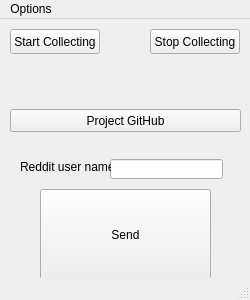
<?xml version="1.0" encoding="UTF-8"?>
<ui version="4.0">
 <class>MainWindow</class>
 <widget class="QMainWindow" name="MainWindow">
  <property name="enabled">
   <bool>true</bool>
  </property>
  <property name="geometry">
   <rect>
    <x>0</x>
    <y>0</y>
    <width>250</width>
    <height>300</height>
   </rect>
  </property>
  <property name="sizePolicy">
   <sizepolicy hsizetype="Fixed" vsizetype="Fixed">
    <horstretch>0</horstretch>
    <verstretch>0</verstretch>
   </sizepolicy>
  </property>
  <property name="minimumSize">
   <size>
    <width>250</width>
    <height>300</height>
   </size>
  </property>
  <property name="maximumSize">
   <size>
    <width>250</width>
    <height>300</height>
   </size>
  </property>
  <property name="windowTitle">
   <string>Stardew Valley Fishing Bot</string>
  </property>
  <widget class="QWidget" name="centralwidget">
   <property name="sizePolicy">
    <sizepolicy hsizetype="Fixed" vsizetype="Fixed">
     <horstretch>0</horstretch>
     <verstretch>0</verstretch>
    </sizepolicy>
   </property>
   <widget class="QPushButton" name="start">
    <property name="geometry">
     <rect>
      <x>10</x>
      <y>10</y>
      <width>90</width>
      <height>25</height>
     </rect>
    </property>
    <property name="sizePolicy">
     <sizepolicy hsizetype="Fixed" vsizetype="Fixed">
      <horstretch>0</horstretch>
      <verstretch>0</verstretch>
     </sizepolicy>
    </property>
    <property name="text">
     <string>Start Collecting</string>
    </property>
   </widget>
   <widget class="QPushButton" name="stop">
    <property name="geometry">
     <rect>
      <x>150</x>
      <y>10</y>
      <width>90</width>
      <height>25</height>
     </rect>
    </property>
    <property name="sizePolicy">
     <sizepolicy hsizetype="Fixed" vsizetype="Fixed">
      <horstretch>0</horstretch>
      <verstretch>0</verstretch>
     </sizepolicy>
    </property>
    <property name="text">
     <string>Stop Collecting</string>
    </property>
   </widget>
   <widget class="QPushButton" name="sendAction">
    <property name="geometry">
     <rect>
      <x>40</x>
      <y>170</y>
      <width>171</width>
      <height>91</height>
     </rect>
    </property>
    <property name="sizePolicy">
     <sizepolicy hsizetype="Fixed" vsizetype="Fixed">
      <horstretch>0</horstretch>
      <verstretch>0</verstretch>
     </sizepolicy>
    </property>
    <property name="text">
     <string>Send</string>
    </property>
   </widget>
   <widget class="QPushButton" name="gitHub">
    <property name="geometry">
     <rect>
      <x>10</x>
      <y>90</y>
      <width>231</width>
      <height>23</height>
     </rect>
    </property>
    <property name="text">
     <string>Project GitHub</string>
    </property>
   </widget>
   <widget class="QLineEdit" name="lineEdit">
    <property name="geometry">
     <rect>
      <x>110</x>
      <y>140</y>
      <width>113</width>
      <height>20</height>
     </rect>
    </property>
   </widget>
   <widget class="QLabel" name="label">
    <property name="geometry">
     <rect>
      <x>20</x>
      <y>140</y>
      <width>91</width>
      <height>16</height>
     </rect>
    </property>
    <property name="text">
     <string>Reddit user name:</string>
    </property>
   </widget>
  </widget>
  <widget class="QMenuBar" name="menubar">
   <property name="geometry">
    <rect>
     <x>0</x>
     <y>0</y>
     <width>250</width>
     <height>21</height>
    </rect>
   </property>
   <widget class="QMenu" name="menuOptions">
    <property name="title">
     <string>Options</string>
    </property>
    <addaction name="delLastDataAction"/>
    <addaction name="separator"/>
    <addaction name="delDataAction"/>
   </widget>
   <addaction name="menuOptions"/>
  </widget>
  <widget class="QStatusBar" name="statusbar"/>
  <action name="delLastDataAction">
   <property name="text">
    <string>Delete Last Data</string>
   </property>
  </action>
  <action name="delDataAction">
   <property name="text">
    <string>Delete All Data</string>
   </property>
  </action>
 </widget>
 <tabstops>
  <tabstop>start</tabstop>
  <tabstop>stop</tabstop>
  <tabstop>gitHub</tabstop>
  <tabstop>sendAction</tabstop>
 </tabstops>
 <resources/>
 <connections/>
</ui>
